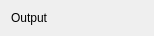
<?xml version="1.0" encoding="UTF-8"?>
<ui version="4.0">
 <class>Output</class>
 <widget class="QWidget" name="Output">
  <property name="geometry">
   <rect>
    <x>0</x>
    <y>0</y>
    <width>154</width>
    <height>35</height>
   </rect>
  </property>
  <property name="windowTitle">
   <string>Form</string>
  </property>
  <layout class="QVBoxLayout" name="verticalLayout">
   <item>
    <widget class="QLabel" name="label">
     <property name="text">
      <string>Output</string>
     </property>
    </widget>
   </item>
  </layout>
 </widget>
 <resources/>
 <connections/>
</ui>
